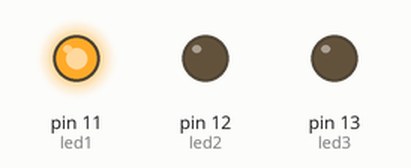
Simulated run of this sketch. Board: Arduino Uno, built with avr-gcc and run on an emulated ATmega328P. Shown: output pins drawn as LEDs (lit = HIGH).

Above: at 0.5 s.
At 1.7 s:
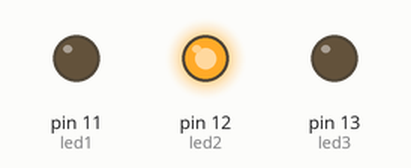
At 3.5 s:
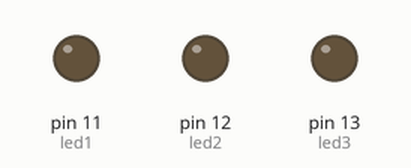
At 6.5 s:
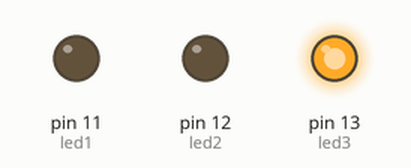
Timing chart, 0 to 8.3 s (numbered marks = the images above):
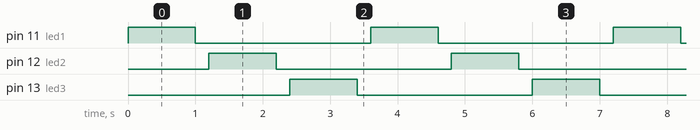

Measured:
- by itself, pin 11 (led1), pin 12 (led2), pin 13 (led3): alternates HIGH for 1.0 s and LOW for 2.6 s
- by itself, everything shown: repeats every 3.6 s, in 6 steps

The sketch:

sketch_feb03a.ino
```cpp
int led1 = 11;
int led2 = 12;
int led3 = 13;

void setup() {
  // put your setup code here, to run once:

  pinMode(led1, OUTPUT);
  pinMode(led2, OUTPUT);
  pinMode(led3, OUTPUT);

}

void loop() {
  // put your main code here, to run repeatedly:

   digitalWrite(led1, HIGH);
   delay(1000);
   digitalWrite(led1, LOW);
   delay(200);
   digitalWrite(led2, HIGH);
   delay(1000);
   digitalWrite(led2, LOW);
   delay(200);
   digitalWrite(led3, HIGH);
   delay(1000);
   digitalWrite(led3, LOW);
   delay(200);

}
```
